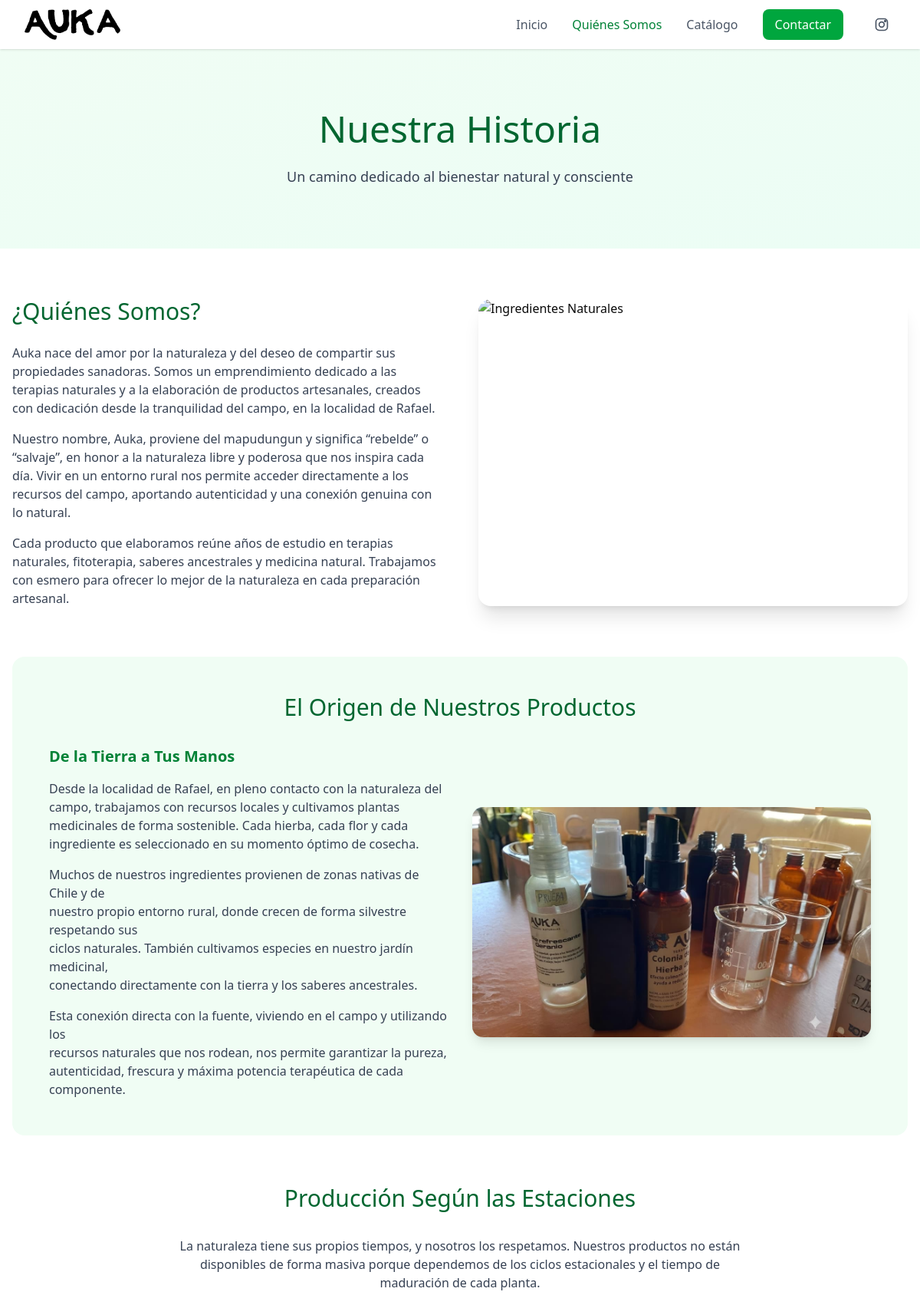
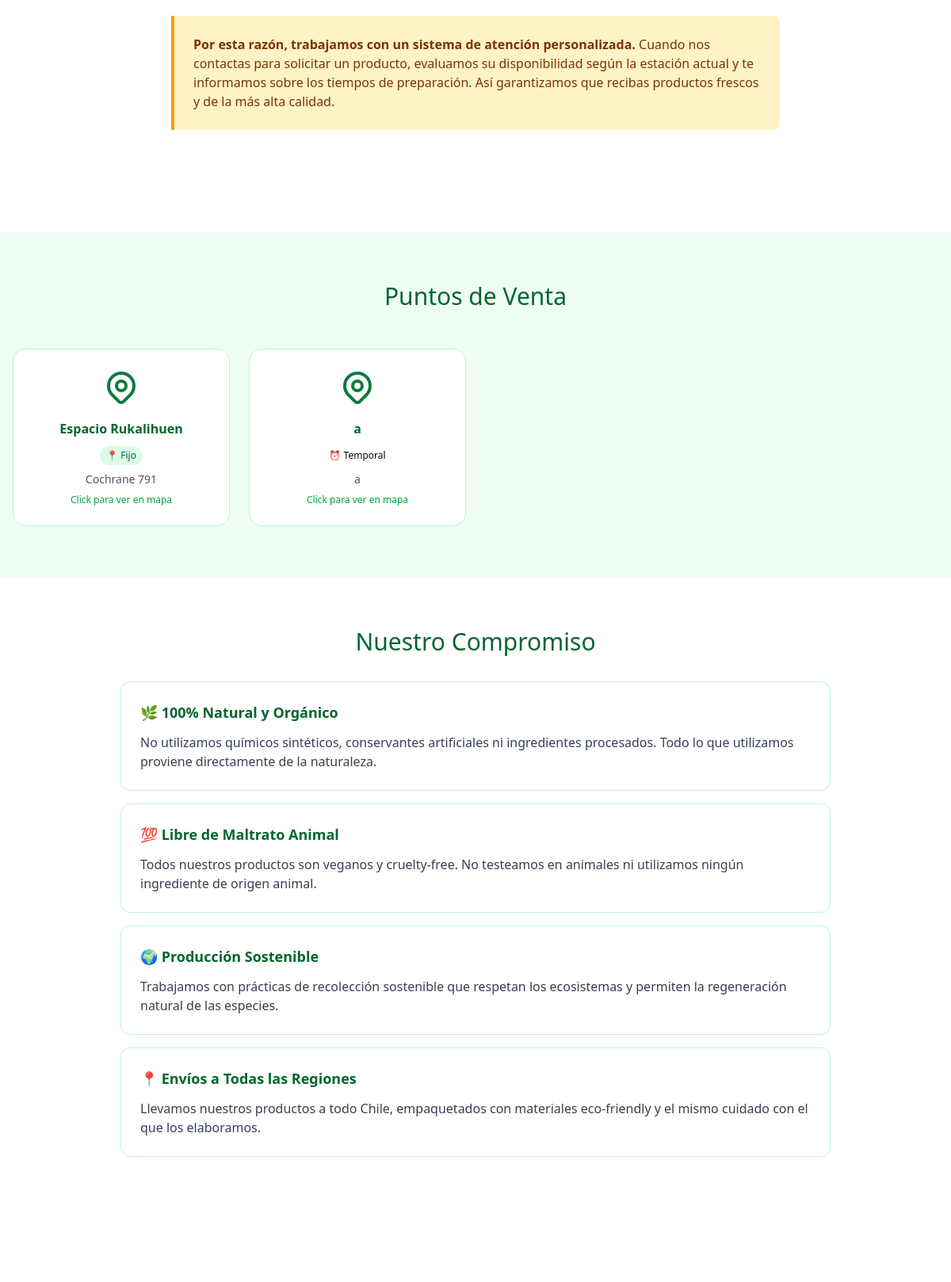
The app's page /quienes-somos/ (upper part) with its own data (2 pictures, top to bottom).
### panel/models.py (models this page shows, shortened)
class ContenidoInstitucional(models.Model):
    nuestra_historia = models.TextField(blank=True)
    nuestros_valores = models.TextField(blank=True)
    origen_productos = models.TextField(blank=True)
    actualizado = models.DateTimeField(auto_now=True)
    class Meta:
        verbose_name = "Contenido institucional"
        verbose_name_plural = "Contenido institucional"

class PuntoVenta(models.Model):
    TIPO_CHOICES = [
        ('fijo', 'Fijo'),
        ('temporal', 'Temporal'),
    ]
    """Lugares donde se venden los productos AUKA."""
    nombre = models.CharField(max_length=150)
    direccion = models.CharField(max_length=255)
    ciudad = models.CharField(max_length=100, blank=True)
    region = models.CharField(max_length=100, blank=True)
    horario = models.CharField(max_length=200, blank=True)
    telefono = models.CharField(max_length=30, blank=True)
    link_mapa = models.URLField(blank=True, help_text="Link a Google Maps (opcional)")
    activo = models.BooleanField(default=True)
    tipo = models.CharField(max_length=10, choices=TIPO_CHOICES, default='fijo', help_text="Fijo: se muestra en el footer. Temporal: solo en la página 'Quiénes somos'")

### core/views.py (the view)
# urls.py: path('quienes-somos/', views.about, name='about'),
def about(request):
    contenido = ContenidoInstitucional.objects.order_by("-actualizado").first()
    puntos_venta_about = PuntoVenta.objects.filter(activo=True).order_by("nombre")
    return render(request, "site/about.html", {
        "contenido": contenido,
        "puntos_venta_about": puntos_venta_about
    })

### panel/context_processors.py (called while the page is built)
def puntos_venta_context(request):
    try:
        puntos_venta = PuntoVenta.objects.filter(activo=True)
        try:
            puntos_venta = puntos_venta.filter(tipo='fijo')
        except (FieldError, AttributeError):
            pass
        puntos_venta = puntos_venta.order_by('nombre')
        return {
            'puntos_venta': puntos_venta
        }
    except Exception as e:
        return {
            'puntos_venta': []
        }

### templates/site/about.html (shortened to what this page needs)
{% extends "site_base.html" %}
{% load static %}
{% block content %}
<section class="bg-gradient-to-br from-green-50 to-emerald-50 py-20 px-4">
  <div class="max-w-4xl mx-auto text-center">
    <h1 class="text-4xl md:text-5xl text-green-800 mb-6">
      Nuestra Historia
    </h1>
    <p class="text-lg text-gray-700">
      Un camino dedicado al bienestar natural y consciente
    </p>
  </div>
</section>
<section class="py-16 px-4 bg-white">
  <div class="max-w-7xl mx-auto">
    <div class="grid md:grid-cols-2 gap-12 items-center mb-16">
      <div>
        <h2 class="text-3xl text-green-800 mb-6">¿Quiénes Somos?</h2>
        {% if contenido and contenido.nuestra_historia %}
          <div class="text-gray-700 space-y-4">{{ contenido.nuestra_historia|linebreaks }}</div>
        {% endif %}
      </div>
      <div class="relative h-[400px] rounded-2xl overflow-hidden shadow-xl">
        <img src="{% static 'img/flores.jpg' %}"
             alt="Ingredientes Naturales"
             class="w-full h-full object-cover">
      </div>
    </div>
    <div class="bg-green-50 rounded-2xl p-8 md:p-12 mb-16">
      <h2 class="text-3xl text-green-800 mb-8 text-center">
        El Origen de Nuestros Productos
      </h2>
      <div class="grid md:grid-cols-2 gap-8 items-center">
        <div>
          <h3 class="text-xl text-green-700 mb-4 font-semibold">De la Tierra a Tus Manos</h3>
          {% if contenido and contenido.origen_productos %}
            <div class="text-gray-700 space-y-4">{{ contenido.origen_productos|linebreaks }}</div>
          {% endif %}
        </div>
        <div class="relative h-[300px] rounded-xl overflow-hidden shadow-lg">
          <img src="{% static 'img/origen2.jpeg' %}"
               alt="Flores Naturales"
               class="w-full h-full object-cover">
        </div>
      </div>
    </div>
    <div class="mb-16">
      <h2 class="text-3xl text-green-800 mb-8 text-center">
        Producción Según las Estaciones
      </h2>
      <div class="max-w-3xl mx-auto">
        <p class="text-gray-700 mb-6 text-center">
          La naturaleza tiene sus propios tiempos, y nosotros los respetamos.
          Nuestros productos no están disponibles de forma masiva porque dependemos
          de los ciclos estacionales y el tiempo de maduración de cada planta.
        </p>
        <div class="seasonal-notice">
          <p class="text-amber-900">
            <strong>Por esta razón, trabajamos con un sistema de atención personalizada.</strong>
            Cuando nos contactas para solicitar un producto, evaluamos su disponibilidad
            según la estación actual y te informamos sobre los tiempos de preparación.
            Así garantizamos que recibas productos frescos y de la más alta calidad.
          </p>
        </div>
      </div>
    </div>
  </div>
</section>
{% if puntos_venta_about %}
<section class="py-16 px-4 bg-green-50">
  <div class="max-w-7xl mx-auto">
    <h2 class="text-3xl text-green-800 mb-12 text-center">
      Puntos de Venta
    </h2>
    <div class="grid grid-cols-1 md:grid-cols-2 lg:grid-cols-4 gap-6">
      {% for punto in puntos_venta_about %}
        <div class="principle-card" {% if punto.link_mapa %}onclick="window.open('{{ punto.link_mapa }}', '_blank')"{% endif %}>
          <h3 class="text-green-800 mb-2 font-semibold">{{ punto.nombre }}</h3>
          <span class="inline-block px-2 py-1 text-xs rounded-full mb-2 {% if punto.tipo == 'fijo' %}bg-green-100 text-green-800{% else %}bg-amber-100 text-amber-800{% endif %}">
            {% if punto.tipo == 'fijo' %}📍 Fijo{% else %}⏰ Temporal{% endif %}
          </span>
          <p class="text-sm text-gray-600">
            {{ punto.direccion }}
          </p>
          {% if punto.link_mapa %}
            <p class="text-xs text-green-600 mt-2">Click para ver en mapa</p>
          {% endif %}
        </div>
      {% endfor %}
    </div>
  </div>
</section>
{% endif %}
<section class="py-16 px-4 bg-white">
  <div class="max-w-4xl mx-auto">
    <h2 class="text-3xl text-green-800 mb-8 text-center">
      Nuestro Compromiso
    </h2>
    <div class="space-y-6">
      <div class="commitment-card">
        <h3 class="text-green-800 mb-3 font-semibold text-lg">🌿 100% Natural y Orgánico</h3>
        <p class="text-gray-700">
          No utilizamos químicos sintéticos, conservantes artificiales ni ingredientes
          procesados. Todo lo que utilizamos proviene directamente de la naturaleza.
        </p>
      </div>
      <div class="commitment-card">
        <h3 class="text-green-800 mb-3 font-semibold text-lg">💯 Libre de Maltrato Animal</h3>
        <p class="text-gray-700">
          Todos nuestros productos son veganos y cruelty-free. No testeamos en animales
          ni utilizamos ningún ingrediente de origen animal.
        </p>
      </div>
      <div class="commitment-card">
        <h3 class="text-green-800 mb-3 font-semibold text-lg">🌍 Producción Sostenible</h3>
        <p class="text-gray-700">
          Trabajamos con prácticas de recolección sostenible que respetan los ecosistemas
          y permiten la regeneración natural de las especies.
        </p>
      </div>
      <div class="commitment-card">
        <h3 class="text-green-800 mb-3 font-semibold text-lg">📍 Envíos a Todas las Regiones</h3>
        <p class="text-gray-700">
          Llevamos nuestros productos a todo Chile, empaquetados con materiales
          eco-friendly y el mismo cuidado con el que los elaboramos.
        </p>
      </div>
    </div>
  </div>
</section>
{% endblock %}

### templates/site/about.html (style rules this page uses)
.principle-card { background: white; border: 1px solid #bbf7d0; border-radius: 1rem; padding: 1.5rem; text-align: center; transition: all 0.3s; cursor: pointer; }
.commitment-card { background: white; border: 1px solid #bbf7d0; border-radius: 0.75rem; padding: 1.5rem; margin-bottom: 1rem; }
.seasonal-notice { background: #fef3c7; border-left: 4px solid #f59e0b; padding: 1.5rem; border-radius: 0 0.5rem 0.5rem 0; }
.location-icon { width: 3rem; height: 3rem; margin: 0 auto 1rem; color: #0f7a3a; }

### records on screen
ContenidoInstitucional: nuestra_historia "Auka nace del amor por la naturaleza y del deseo de compartir sus propiedades sanadoras. Somos un emprendimiento dedicado a las terapias naturales y a la elaboración de productos artesanales, creados con dedicación desde la tranquilidad del campo, en la localidad de Rafael. Nuestro nombre, Auka, proviene del mapudungun y significa “rebelde” o “salvaje”, en honor a la naturaleza libre y poderosa que nos inspira cada día. Vivir en un entorno rural nos permite acceder directamente a los recursos del campo, aportando autenticidad y una conexión genuina con lo natural. Cada producto que elaboramos reúne años de estudio en terapias naturales, fitoterapia, saberes ancestrales y medicina natural.…", origen_productos "Desde la localidad de Rafael, en pleno contacto con la naturaleza del campo, trabajamos con recursos locales y cultivamos plantas medicinales de forma sostenible. Cada hierba, cada flor y cada ingrediente es seleccionado en su momento óptimo de cosecha. Muchos de nuestros ingredientes provienen de zonas nativas de Chile y de nuestro propio entorno rural, donde crecen de forma silvestre respetando sus ciclos naturales. También cultivamos especies en nuestro jardín medicinal, conectando directamente con la tierra y los saberes ancestrales. Esta conexión directa con la fuente, viviendo en el campo y utilizando los recursos naturales que nos rodean, nos permite garantizar la pureza,…"
PuntoVenta: nombre "Espacio Rukalihuen", tipo "📍 Fijo", direccion "Cochrane 791", shows "Click para ver en mapa"
PuntoVenta: nombre "a", tipo "⏰ Temporal", direccion "a", shows "Click para ver en mapa"
